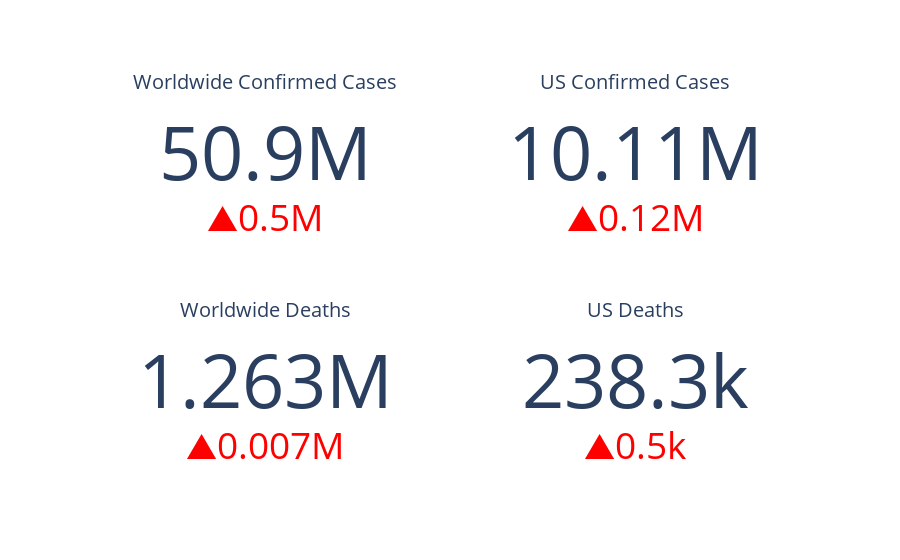

The code cell stored with this chart in its notebook:
### Markdown cell above
# Key Facts - World and US

### Code cell
trace1 = go.Indicator(
    mode = "number+delta",
    value = dfConfirmedGlobal.sum()[-1],
    delta = {'reference': dfConfirmedGlobal.sum()[-2], 
             'increasing':{'color':'red'},
             'decreasing':{'color':'green'}},
    title = {'text': "Worldwide Confirmed Cases"},
    domain = {'x': [0, 0.5], 'y': [0.6, 1]})

trace2 = go.Indicator(
    mode = "number+delta",
    value = dfConfirmedUSStates.sum()[-1],
    delta = {'reference': dfConfirmedUSStates.sum()[-2], 
             'increasing':{'color':'red'},
             'decreasing':{'color':'green'}},
    title = {'text': "US Confirmed Cases"},
    domain = {'x': [0.5, 1], 'y': [0.6, 1]})


trace5 = go.Indicator(
    mode = "number+delta",
    value = dfDeathsGlobal.sum()[-1],
    delta = {'reference': dfDeathsGlobal.sum()[-2], 
             'increasing':{'color':'red'},
             'decreasing':{'color':'green'}},
    title = {'text': "Worldwide Deaths"},
    domain = {'x': [0, 0.5], 'y': [0, 0.4]})

trace6 = go.Indicator(
    mode = "number+delta",
    value = dfDeathsUSStates.sum()[-1],
    delta = {'reference': dfDeathsUSStates.sum()[-2], 
             'increasing':{'color':'red'},
             'decreasing':{'color':'green'}},
    title = {'text': "US Deaths"},
    domain = {'x': [0.5, 1], 'y': [0, 0.4]})

data = [trace1, trace2, trace5, trace6]
py.iplot(dict(data=data))

### Figure 1 — Plotly figure (JSON) as saved in the notebook; plotly's stock layout.template omitted (floating-point values rounded to 4 significant figures)
{"data": [{"delta": {"decreasing": {"color": "green"}, "increasing": {"color": "red"}, "reference": 50417767}, "domain": {"x": [0, 0.5], "y": [0.6, 1]}, "mode": "number+delta", "title": {"text": "Worldwide Confirmed Cases"}, "type": "indicator", "value": 50913451}, {"delta": {"decreasing": {"color": "green"}, "increasing": {"color": "red"}, "reference": 9990608}, "domain": {"x": [0.5, 1], "y": [0.6, 1]}, "mode": "number+delta", "title": {"text": "US Confirmed Cases"}, "type": "indicator", "value": 10110552}, {"delta": {"decreasing": {"color": "green"}, "increasing": {"color": "red"}, "reference": 1256388}, "domain": {"x": [0, 0.5], "y": [0, 0.4]}, "mode": "number+delta", "title": {"text": "Worldwide Deaths"}, "type": "indicator", "value": 1263094}, {"delta": {"decreasing": {"color": "green"}, "increasing": {"color": "red"}, "reference": 237779}, "domain": {"x": [0.5, 1], "y": [0, 0.4]}, "mode": "number+delta", "title": {"text": "US Deaths"}, "type": "indicator", "value": 238251}], "layout": {}}
